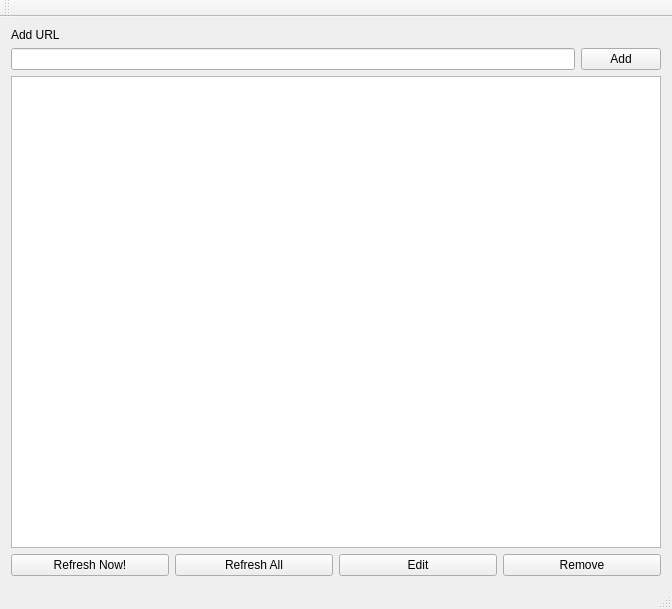
<?xml version="1.0" encoding="UTF-8"?>
<ui version="4.0">
 <class>MainWindow</class>
 <widget class="QMainWindow" name="MainWindow">
  <property name="geometry">
   <rect>
    <x>0</x>
    <y>0</y>
    <width>672</width>
    <height>609</height>
   </rect>
  </property>
  <property name="windowTitle">
   <string>MainWindow</string>
  </property>
  <widget class="QWidget" name="centralWidget">
   <layout class="QHBoxLayout" name="horizontalLayout_2">
    <item>
     <layout class="QVBoxLayout" name="verticalLayout_2">
      <item>
       <layout class="QVBoxLayout" name="verticalLayout">
        <item>
         <layout class="QGridLayout" name="gridLayout">
          <item row="0" column="0">
           <widget class="QLabel" name="label">
            <property name="text">
             <string>Add URL</string>
            </property>
           </widget>
          </item>
          <item row="1" column="0">
           <widget class="QLineEdit" name="urleditor"/>
          </item>
          <item row="1" column="1">
           <widget class="QPushButton" name="add">
            <property name="text">
             <string>Add</string>
            </property>
           </widget>
          </item>
         </layout>
        </item>
        <item>
         <widget class="QListWidget" name="urlListWidget"/>
        </item>
       </layout>
      </item>
      <item>
       <layout class="QHBoxLayout" name="horizontalLayout">
        <item>
         <widget class="QPushButton" name="refresh">
          <property name="text">
           <string>Refresh Now!</string>
          </property>
         </widget>
        </item>
        <item>
         <widget class="QPushButton" name="refreshall">
          <property name="text">
           <string>Refresh All</string>
          </property>
         </widget>
        </item>
        <item>
         <widget class="QPushButton" name="edit">
          <property name="text">
           <string>Edit</string>
          </property>
         </widget>
        </item>
        <item>
         <widget class="QPushButton" name="remove">
          <property name="text">
           <string>Remove</string>
          </property>
         </widget>
        </item>
       </layout>
      </item>
     </layout>
    </item>
   </layout>
  </widget>
  <widget class="QMenuBar" name="menuBar">
   <property name="geometry">
    <rect>
     <x>0</x>
     <y>0</y>
     <width>672</width>
     <height>20</height>
    </rect>
   </property>
  </widget>
  <widget class="QToolBar" name="mainToolBar">
   <attribute name="toolBarArea">
    <enum>TopToolBarArea</enum>
   </attribute>
   <attribute name="toolBarBreak">
    <bool>false</bool>
   </attribute>
  </widget>
  <widget class="QStatusBar" name="statusBar"/>
 </widget>
 <layoutdefault spacing="6" margin="11"/>
 <resources/>
 <connections/>
</ui>
